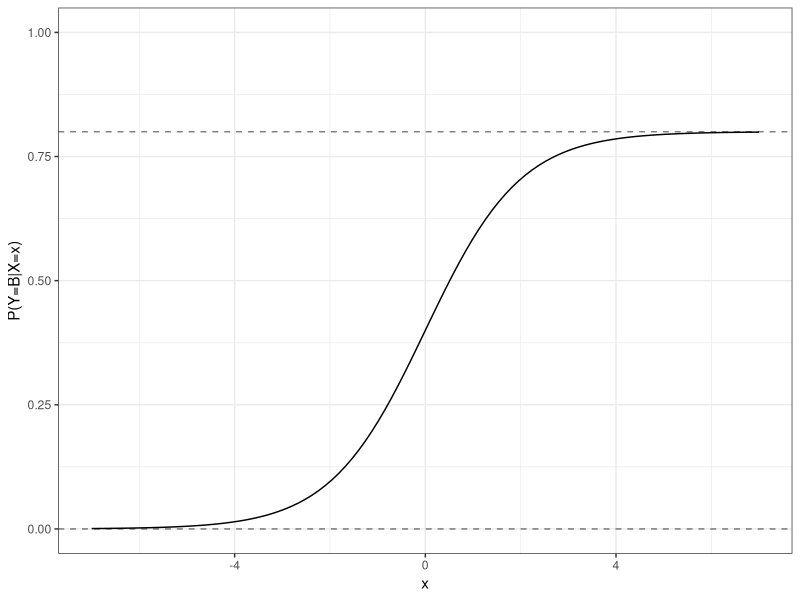

The R source for this figure:
library(tidyverse)
genreg <- function(n){
  x1 <- rnorm(n)
  x2 <- rnorm(n)
  eps <- rnorm(n)
  y <- 5-x1+2*x2+eps
  tibble(x1=x1, x2=x2, y=y)
}
str(genreg)

dat<- genreg(1000)
str(dat)
#2 
dat <- mutate(dat, yhat = 5, yhat1 = 5-x1, yhat2 = 5+2*x2, yhat3=5-x1 + 2*x2)
dat

mse <- mean((dat$yhat - dat$y)^2)
mse1 <- mean((dat$yhat1 - dat$y)^2)
mse2 <- mean((dat$yhat2 - dat$y)^2)
mse12 <- mean((dat$yhat3 - dat$y)^2)

mse
mse1
mse2
mse12

#Classification

ggplot(tibble(x=c(-7, 7)), aes(x)) +
  stat_function(fun=function(x) 0.8/(1+exp(-x))) +
  ylim(c(0,1)) +
  geom_hline(yintercept=c(0,0.8), linetype="dashed", alpha=0.5) +
  theme_bw() +
  labs(y="P(Y=B|X=x)")

gencla <- function(n) {
  x <- rnorm(n) 
  pB <- 0.8/(1+exp(-x))
  y <- map_chr(pB, function(x) 
    sample(LETTERS[1:3], size=1, replace=TRUE,
           prob=c(0.2, x, 1-x)))
  tibble(x=x, y=y)
}

y<-gencla(1000)
y
p1 <- 0.8/(1+exp(-1))
p1
p2 <- 0.8/(1+exp(2))
p2
dat2 <- mutate(dat, yhat = 5, yhat1 = 5-x1, yhat2 = 5+2*x2, yhat3=5-x1 + 2*x2)
dat2
